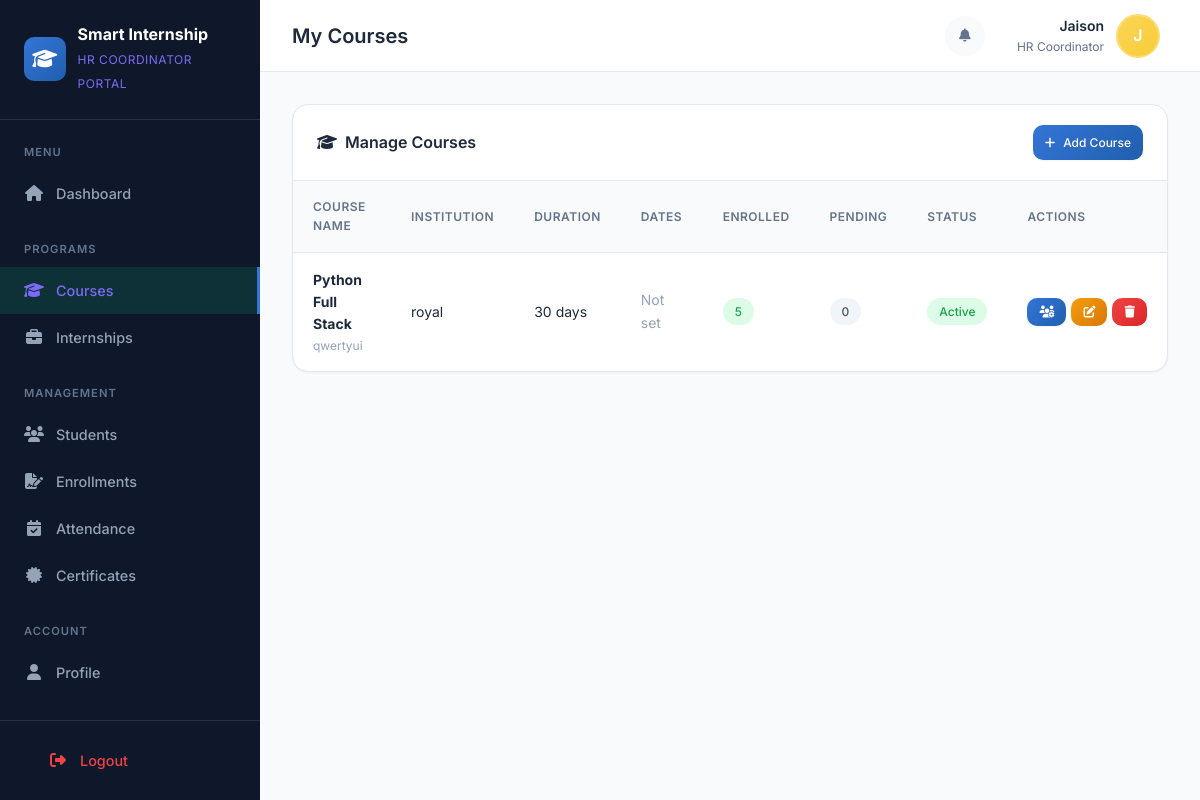
/coordinator/courses/ (signed in), run on the app's committed database.
### accounts/models.py (models this page shows, shortened)
class User(AbstractUser):
    ROLE_CHOICES = (
        ('ADMIN', 'Admin'),
        ('COORDINATOR', 'HR Coordinator'),
        ('STUDENT', 'Student'),
    )
    APPROVAL_STATUS_CHOICES = (
        ('PENDING', 'Pending Approval'),
        ('APPROVED', 'Approved'),
        ('REJECTED', 'Rejected'),
    )
    role = models.CharField(max_length=20, choices=ROLE_CHOICES, default='STUDENT')
    phone = models.CharField(max_length=15, blank=True, null=True)
    address = models.TextField(blank=True, null=True)
    profile_picture = models.ImageField(upload_to='profiles/', blank=True, null=True)
    institution = models.ForeignKey(
        'institutions.Institution',
        on_delete=models.SET_NULL,
        null=True,
        blank=True,
        related_name='users'
    )
    qualification = models.CharField(max_length=255, blank=True, null=True, help_text="Student's highest qualification")
    is_active = models.BooleanField(default=True)
    approval_status = models.CharField(
        max_length=20,
        choices=APPROVAL_STATUS_CHOICES,
        default='APPROVED',  # Default to APPROVED for admin/coordinator, will be PENDING for students
        help_text='Approval status for student registrations'
    )
    approved_by = models.ForeignKey(
        'self',
        on_delete=models.SET_NULL,
        null=True,
        blank=True,
        related_name='approved_students',
        help_text='Coordinator or Admin who approved/rejected this user'
    )
    approval_date = models.DateTimeField(null=True, blank=True)
    rejection_reason = models.TextField(blank=True, null=True, help_text='Reason for rejection if rejected')
    created_at = models.DateTimeField(auto_now_add=True)
    updated_at = models.DateTimeField(auto_now=True)
    class Meta:
        verbose_name = 'User'
        verbose_name_plural = 'Users'

### courses/models.py (models this page shows, shortened)
class Course(models.Model):
    name = models.CharField(max_length=200)
    description = models.TextField(blank=True, null=True)
    institution = models.ForeignKey(Institution, on_delete=models.CASCADE)
    coordinator = models.ForeignKey(
        settings.AUTH_USER_MODEL,
        on_delete=models.SET_NULL,
        null=True,
        blank=True,
        limit_choices_to={'role': 'COORDINATOR'},
        related_name='coordinated_courses'
    )
    CATEGORY_CHOICES = (
        ('WEB', 'Web Development'),
        ('PYTHON', 'Python Programming'),
        ('DATA', 'Data Science'),
        ('AI', 'Artificial Intelligence'),
        ('APP', 'App Development'),
        ('CYBER', 'Cyber Security'),
        ('DESIGN', 'UI/UX Design'),
        ('OTHER', 'Other'),
    )
    category = models.CharField(max_length=20, choices=CATEGORY_CHOICES, default='OTHER')
    duration_days = models.IntegerField(default=30, help_text="Duration in days")
    max_students = models.IntegerField(default=50)
    start_date = models.DateField(blank=True, null=True)
    end_date = models.DateField(blank=True, null=True)
    eligibility = models.TextField(blank=True, null=True, help_text="Eligibility criteria")
    is_active = models.BooleanField(default=True)
    created_at = models.DateTimeField(auto_now_add=True)
    updated_at = models.DateTimeField(auto_now=True)
    class Meta:
        verbose_name = 'Course'
        verbose_name_plural = 'Courses'
        ordering = ['-created_at']

### institutions/models.py (models this page shows, shortened)
class Institution(models.Model):
    name = models.CharField(max_length=200, verbose_name='Company Name')
    location = models.CharField(max_length=200)
    address = models.TextField(blank=True, null=True)
    phone = models.CharField(max_length=15, blank=True, null=True, verbose_name='Company Phone')
    email = models.EmailField(blank=True, null=True, verbose_name='Company Email')
    website = models.URLField(blank=True, null=True)
    logo = models.ImageField(upload_to='companies/', blank=True, null=True)
    description = models.TextField(blank=True, null=True)
    hr_coordinator_name = models.CharField(max_length=200, blank=True, null=True, verbose_name='HR Coordinator Name')
    hr_coordinator_phone = models.CharField(max_length=15, blank=True, null=True, verbose_name='HR Coordinator Phone')
    hr_coordinator_email = models.EmailField(blank=True, null=True, verbose_name='HR Coordinator Email')
    coordinator = models.ForeignKey(
        settings.AUTH_USER_MODEL,
        on_delete=models.SET_NULL,
        null=True,
        blank=True,
        limit_choices_to={'role': 'COORDINATOR'},
        related_name='managed_companies'
    )
    is_active = models.BooleanField(default=True)
    created_at = models.DateTimeField(auto_now_add=True)
    updated_at = models.DateTimeField(auto_now=True)
    class Meta:
        verbose_name = 'Company'
        verbose_name_plural = 'Companies'
        ordering = ['name']

### accounts/coordinator_views.py (the view)
# urls.py: path('courses/', coordinator_views.manage_courses, name='courses'),
@coordinator_required
def manage_courses(request):
    coordinator = request.user
    courses = Course.objects.filter(coordinator=coordinator).order_by('-created_at')
    for course in courses:
        course.enrolled = Application.objects.filter(course=course, status='APPROVED').count()
        course.pending = Application.objects.filter(course=course, status='PENDING').count()
    context = {
        'courses': courses,
    }
    return render(request, 'coordinator/courses.html', context)

### templates/coordinator/courses.html (shortened to what this page needs)
{% extends 'coordinator/base.html' %}
{% block page_title %}My Courses{% endblock %}
{% block content %}
<div class="card">
    <div class="card-header" style="display: flex; justify-content: space-between; align-items: center;">
        <h3 class="card-title"><i class="fas fa-graduation-cap" style="margin-right: 8px;"></i>Manage Courses</h3>
        <a href="{% url 'coordinator:add_course' %}" class="btn btn-primary btn-sm">
            <i class="fas fa-plus"></i> Add Course
        </a>
    </div>
    <div class="card-body" style="padding: 0;">
        {% if courses %}
        <div class="table-container">
            <table class="data-table">
                <thead>
                    <tr>
                        <th>Course Name</th>
                        <th>Institution</th>
                        <th>Duration</th>
                        <th>Dates</th>
                        <th>Enrolled</th>
                        <th>Pending</th>
                        <th>Status</th>
                        <th>Actions</th>
                    </tr>
                </thead>
                <tbody>
                    {% for course in courses %}
                    <tr>
                        <td>
                            <strong>{{ course.name }}</strong>
                            {% if course.description %}
                            <div style="font-size: 0.75rem; color: var(--text-muted); max-width: 300px; overflow: hidden; text-overflow: ellipsis; white-space: nowrap;">
                                {{ course.description|truncatewords:10 }}
                            </div>
                            {% endif %}
                        </td>
                        <td>{{ course.institution.name }}</td>
                        <td>{{ course.duration_days }} days</td>
                        <td>
                            {% if course.start_date %}
                                {{ course.start_date|date:"M d" }} - {{ course.end_date|date:"M d, Y"|default:"TBD" }}
                            {% else %}
                                <span style="color: var(--text-muted);">Not set</span>
                            {% endif %}
                        </td>
                        <td>
                            <span class="badge badge-success">{{ course.enrolled }}</span>
                        </td>
                        <td>
                            {% if course.pending > 0 %}
                            <span class="badge badge-warning">{{ course.pending }}</span>
                            {% else %}
                            <span class="badge badge-neutral">0</span>
                            {% endif %}
                        </td>
                        <td>
                            {% if course.is_active %}
                            <span class="badge badge-success">Active</span>
                            {% else %}
                            <span class="badge badge-neutral">Inactive</span>
                            {% endif %}
                        </td>
                        <td>
                            <div style="display: flex; gap: 5px;">
                                <a href="{% url 'coordinator:applications' %}?program=course&status=pending" class="btn btn-primary btn-sm" title="Review Applications">
                                    <i class="fas fa-users-cog"></i>
                                </a>
                                <a href="{% url 'coordinator:edit_course' course.id %}" class="btn btn-warning btn-sm" title="Edit Course">
                                    <i class="fas fa-edit"></i>
                                </a>
                                <a href="{% url 'coordinator:delete_course' course.id %}" class="btn btn-danger btn-sm" title="Delete Course" onclick="return confirm('Are you sure you want to delete this course?')">
                                    <i class="fas fa-trash"></i>
                                </a>
                            </div>
                        </td>
                    </tr>
                    {% endfor %}
                </tbody>
            </table>
        </div>
        {% endif %}
    </div>
</div>
{% endblock %}

### templates/coordinator/base.html (shortened to what this page needs)
{% load static %}
<!DOCTYPE html>
<html lang="en">
<head>
    <link rel="stylesheet" href="https://cdnjs.cloudflare.com/ajax/libs/font-awesome/6.4.2/css/all.min.css">
    <link rel="stylesheet" href="{% static 'css/style.css' %}">
</head>
<body>
    <div class="app-layout">
        <aside class="sidebar">
            <div class="sidebar-header">
                <div class="sidebar-logo">
                    <div class="sidebar-logo-icon">
                        <i class="fas fa-graduation-cap"></i>
                    </div>
                    <div class="sidebar-logo-text">
                        <h1>Smart Internship</h1>
                        <span>HR Coordinator Portal</span>
                    </div>
                </div>
            </div>
            <nav class="sidebar-nav">
                <div class="nav-section">
                    <div class="nav-section-title">Menu</div>
                    <a href="{% url 'coordinator:dashboard' %}" class="nav-item {% if request.resolver_match.url_name == 'dashboard' %}active{% endif %}">
                        <i class="fas fa-home"></i>
                        <span>Dashboard</span>
                    </a>
                </div>
                <div class="nav-section">
                    <div class="nav-section-title">Programs</div>
                    <a href="{% url 'coordinator:courses' %}" class="nav-item {% if request.resolver_match.url_name == 'courses' %}active{% endif %}">
                        <i class="fas fa-graduation-cap"></i>
                        <span>Courses</span>
                    </a>
                    <a href="{% url 'coordinator:internships' %}" class="nav-item {% if request.resolver_match.url_name == 'internships' %}active{% endif %}">
                        <i class="fas fa-briefcase"></i>
                        <span>Internships</span>
                    </a>
                </div>
                <div class="nav-section">
                    <div class="nav-section-title">Management</div>
                    <a href="{% url 'coordinator:students' %}" class="nav-item {% if request.resolver_match.url_name == 'students' or request.resolver_match.url_name == 'student_detail' %}active{% endif %}">
                        <i class="fas fa-users"></i>
                        <span>Students</span>
                    </a>
                    <a href="{% url 'coordinator:applications' %}" class="nav-item {% if request.resolver_match.url_name == 'applications' %}active{% endif %}">
                        <i class="fas fa-file-signature"></i>
                        <span>Enrollments</span>
                    </a>
                    <a href="{% url 'coordinator:attendance' %}" class="nav-item {% if request.resolver_match.url_name == 'attendance' or request.resolver_match.url_name == 'mark_attendance' %}active{% endif %}">
                        <i class="fas fa-calendar-check"></i>
                        <span>Attendance</span>
                    </a>
                    <a href="{% url 'coordinator:certificates' %}" class="nav-item {% if request.resolver_match.url_name == 'certificates' %}active{% endif %}">
                        <i class="fas fa-certificate"></i>
                        <span>Certificates</span>
                    </a>
                </div>
                <div class="nav-section">
                    <div class="nav-section-title">Account</div>
                    <a href="{% url 'coordinator:profile' %}" class="nav-item {% if request.resolver_match.url_name == 'profile' %}active{% endif %}">
                        <i class="fas fa-user"></i>
                        <span>Profile</span>
                    </a>
                </div>
            </nav>
            <div class="sidebar-footer">
                <a href="{% url 'logout' %}" class="nav-item logout">
                    <i class="fas fa-sign-out-alt"></i>
                    <span>Logout</span>
                </a>
            </div>
        </aside>
        <main class="main-content">
            <header class="header">
                <div class="header-left">
                    <h2 class="page-title">{% block page_title %}Dashboard{% endblock %}</h2>
                </div>
                <div class="header-right">
                    <div class="header-actions">
                        <button class="header-btn">
                            <i class="fas fa-bell"></i>
                        </button>
                    </div>
                    <div class="user-menu">
                        <div class="user-info">
                            <div class="user-name">{{ request.user.get_full_name|default:request.user.username }}</div>
                            <div class="user-role">HR Coordinator</div>
                        </div>
                        <div class="user-avatar">
                            {% if request.user.profile_picture %}
                                <img src="{{ request.user.profile_picture.url }}" alt="Avatar" style="width:100%;height:100%;border-radius:50%;object-fit:cover;">
                            {% else %}
                                {{ request.user.username|slice:":1"|upper }}
                            {% endif %}
                        </div>
                    </div>
                </div>
            </header>
            <div class="page-content">
                {% block content %}{% endblock %}
            </div>
        </main>
    </div>
</body>
</html>

### templates/coordinator/base.html (style rules this page uses)
* { -ms-overflow-style: none; scrollbar-width: none; }

### data on the page
User: user.get_full_name "Jaison", user.username "J"
Course: name "Python Full Stack", description "qwertyui", institution.name "royal", duration_days "30", shows "Not set", enrolled "5", is_active "Active"
